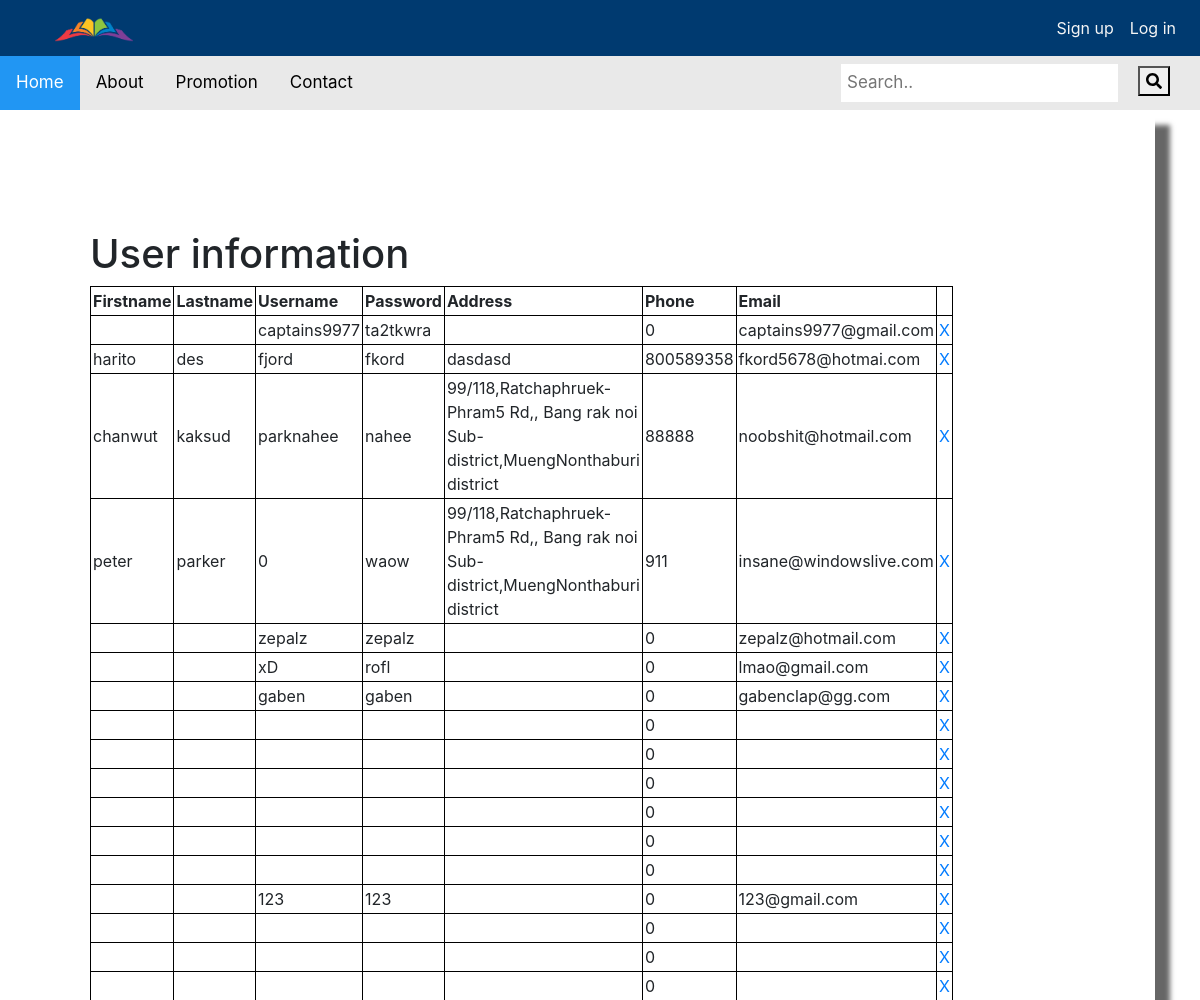
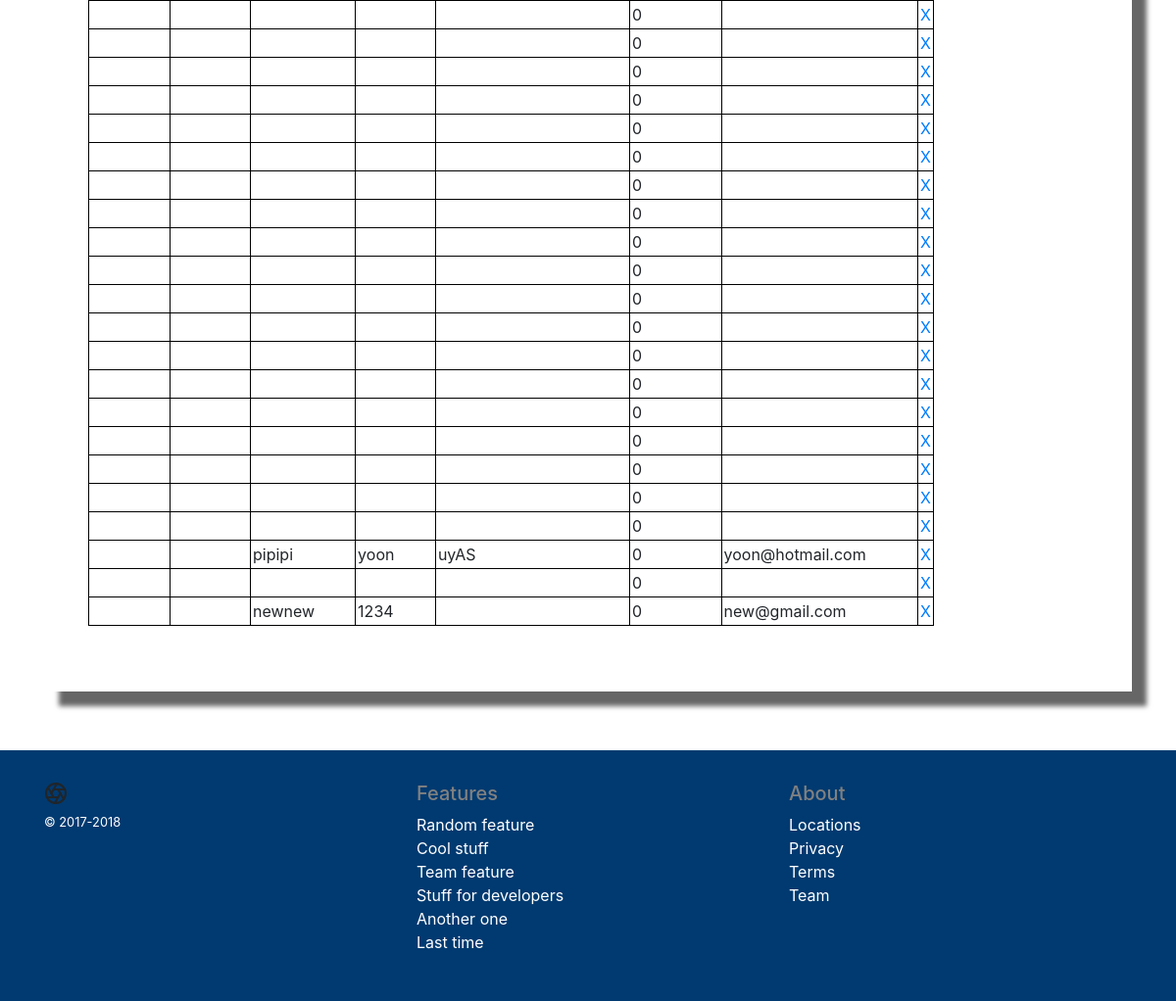
The page /staff_deluser.php on the database its author committed (2 pictures, top to bottom).
### tables this page shows
CREATE TABLE `customer` (
  `customer_id` int(100) NOT NULL,
  `customer_username` varchar(255) NOT NULL,
  `customer_password` varchar(250) NOT NULL,
  `customer_fname` varchar(200) ,
  `customer_lname` varchar(200) ,
  `customer_email` varchar(255) NOT NULL,
  `customer_address` varchar(200) ,
  `customer_phone` int(11) ,
  `customer_cardno` varchar(50) ,
  `status` varchar(50) 
);

### staff_deluser.php (the view, shortened to what this page needs)
<?php
  include 'header.php';
  include 'connect.php';
?>
  <div class="container">
    <div class="box">
      <div class="row">
        <div class="book">
          <div class="col-sm-6">
          </div>
        </div>
        <div class="col-sm-6">
          <div class="context">
            <h1>User information</h1>
          <table style="width:100%" >
                <tr>
                    <th>Firstname</th>
                    <th>Lastname</th>
                    <th>Username</th>
                    <th>Password</th>
                    <th>Address</th>
                    <th>Phone</th>
                    <th>Email</th>
                    <?php
				 	$q="select * from customer";
					$result=$mysqli->query($q);
				 while($row=$result->fetch_array()){ ?>
                 <tr>
                    <td><?=$row['customer_fname']?></td>
                    <td><?=$row['customer_lname']?></td>
                    <td><?=$row['customer_username']?></td>
                    <td><?=$row['customer_password']?></td>
                    <td><?=$row['customer_address']?></td>
                    <td><?=$row['customer_phone']?></td>
                    <td><?=$row['customer_email']?></td>
                    <td><a href='deluser.php?id=<?=$row['customer_id']?>'>X</a></td>
                </tr>
				<?php } ?>
                  </table>
          </div>
        </div>
      </div>
    </div>
  </div>
  <?php
    include 'footer.php';
  ?>

### css/readmore.css (style rules this page uses)
.box { box-shadow:15px 15px 5px 0 rgba(0, 0,0, 0.6); padding:15px; }
.context { text-align: top; margin-top:20%; }

### staff_deluser.php (style rules this page uses)
table, th, td { border: 1px solid black; border-collapse: collapse; padding : 2px; margin-bottom : 10%; }

### rows shown on the page
customer: customer_username "captains9977", customer_password "ta2tkwra", customer_phone "0", customer_email "captains9977@gmail.com"
customer: customer_fname "harito", customer_lname "des", customer_username "fjord", customer_password "fkord", customer_address "dasdasd", customer_phone "800589358", customer_email "fkord5678@hotmai.com"
customer: customer_fname "chanwut", customer_lname "kaksud", customer_username "parknahee", customer_password "nahee", customer_address "99/118,Ratchaphruek-Phram5 Rd,, Bang rak noi Sub-district,MuengNonthaburi district", customer_phone "88888", customer_email "noobshit@hotmail.com"
customer: customer_fname "peter", customer_lname "parker", customer_username "0", customer_password "waow", customer_address "99/118,Ratchaphruek-Phram5 Rd,, Bang rak noi Sub-district,MuengNonthaburi district", customer_phone "911", customer_email "insane@windowslive.com"
customer: customer_username "zepalz", customer_password "zepalz", customer_phone "0", customer_email "zepalz@hotmail.com"
customer: customer_username "xD", customer_password "rofl", customer_phone "0", customer_email "lmao@gmail.com"
customer: customer_username "gaben", customer_password "gaben", customer_phone "0", customer_email "gabenclap@gg.com"
customer: customer_phone "0"
customer: customer_phone "0"
customer: customer_phone "0"
customer: customer_phone "0"
customer: customer_phone "0"
customer: customer_phone "0"
customer: customer_username "123", customer_password "123", customer_phone "0", customer_email "123@gmail.com"
customer: customer_phone "0"
customer: customer_phone "0"
customer: customer_phone "0"
customer: customer_phone "0"
customer: customer_phone "0"
customer: customer_phone "0"
customer: customer_phone "0"
customer: customer_phone "0"
customer: customer_phone "0"
customer: customer_phone "0"
customer: customer_phone "0"
customer: customer_phone "0"
customer: customer_phone "0"
customer: customer_phone "0"
customer: customer_phone "0"
customer: customer_phone "0"
customer: customer_phone "0"
customer: customer_phone "0"
customer: customer_phone "0"
customer: customer_phone "0"
customer: customer_phone "0"
customer: customer_phone "0"
customer: customer_username "pipipi", customer_password "yoon", customer_address "uyAS", customer_phone "0", customer_email "yoon@hotmail.com"
customer: customer_phone "0"
customer: customer_username "newnew", customer_password "1234", customer_phone "0", customer_email "new@gmail.com"
